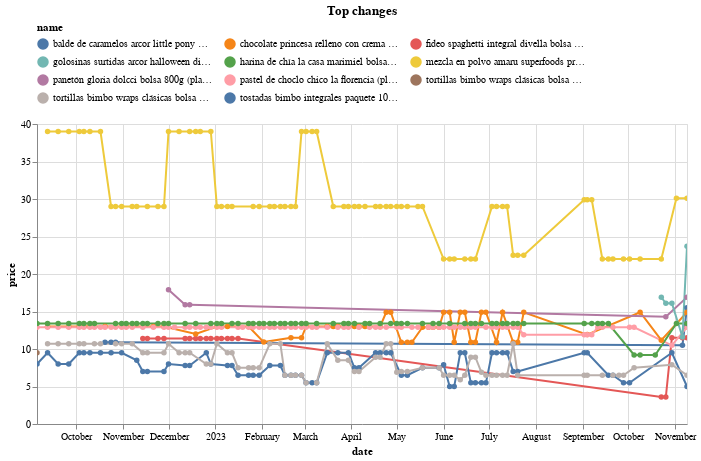

Notebook source saved alongside this figure:
### Code cell
top_changes.head(10).pipe(plot_changes, 'Top changes')

### Figure 1 — Vega-Lite specification as saved in the notebook (floating-point values rounded to 4 significant figures; data arrays with more than 128 entries replaced by an {"elided": "..."} marker saying what was removed)
{"config": {"view": {"continuousWidth": 300, "continuousHeight": 300}, "legend": {"columns": 3, "orient": "top"}}, "data": {"name": "data-5616c7df69916df5f6532f84f118a21e"}, "mark": {"type": "line", "point": true}, "encoding": {"color": {"field": "name", "scale": {"domain": ["balde de caramelos arcor little pony paquete 92g (plaza_vea)", "chocolate princesa relleno con crema de maní caja 128g (plaza_vea)", "fideo spaghetti integral divella bolsa 500g (plaza_vea)", "golosinas surtidas arcor halloween display 268g (plaza_vea)", "harina de chía la casa marimiel bolsa 200g (plaza_vea)", "mezcla en polvo amaru superfoods protein pancake de unflavored caja 350g (plaza_vea)", "panetón gloria dolcci bolsa 800g (plaza_vea)", "pastel de choclo chico la florencia (plaza_vea)", "tortillas bimbo wraps clásicas bolsa 310g (plaza_vea)", "tortillas bimbo wraps clásicas bolsa 6un (plaza_vea)", "tostadas bimbo integrales paquete 10un (plaza_vea)"]}, "type": "nominal"}, "tooltip": [{"field": "name", "type": "nominal"}, {"field": "price", "type": "quantitative"}, {"field": "last_price", "type": "quantitative"}], "x": {"field": "date", "type": "temporal"}, "y": {"field": "price", "type": "quantitative"}}, "params": [{"name": "param_1", "select": {"type": "point", "fields": ["name"]}, "bind": "legend"}, {"name": "param_2", "select": {"type": "interval", "encodings": ["x", "y"]}, "bind": "scales"}], "title": "Top changes", "transform": [{"filter": {"param": "param_1"}}], "width": 650, "$schema": "https://vega.github.io/schema/vega-lite/v5.15.1.json", "datasets": {"data-5616c7df69916df5f6532f84f118a21e": {"elided": "467 records"}}}
